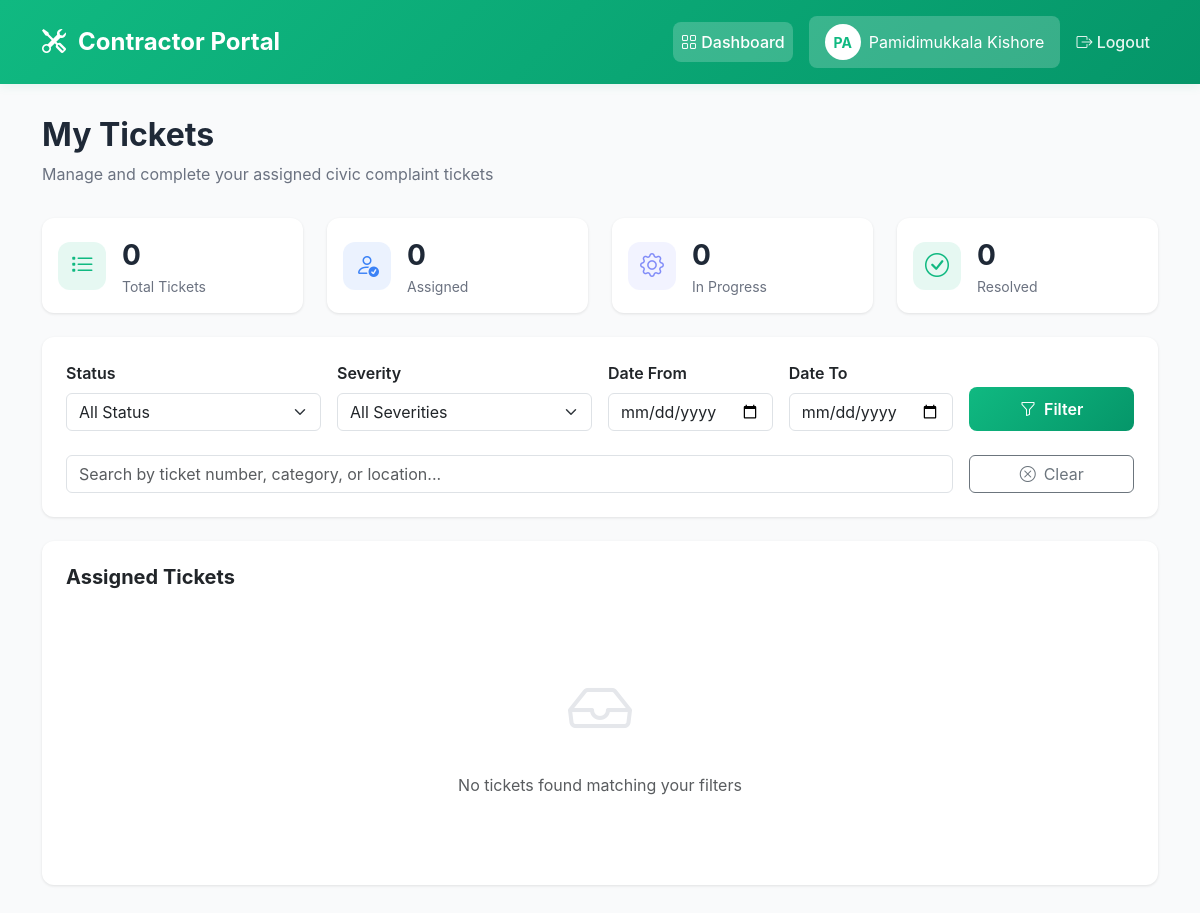
/contractor/dashboard/ (signed in), run on an earlier commit of the app's database.
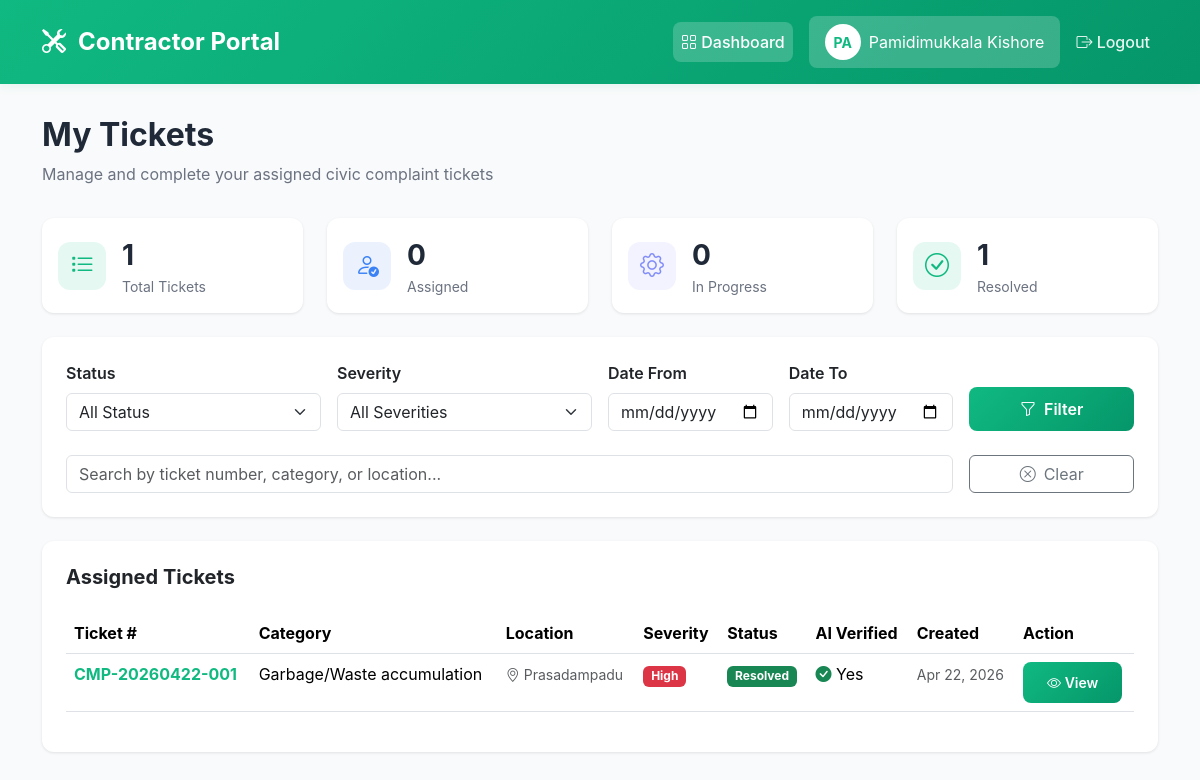
And on a later commit of the database.
### user_portal/models.py (models this page shows, shortened)
class Ticket(models.Model):
    STATUS_CHOICES = [
        ('SUBMITTED', 'Submitted'),
        ('ASSIGNED', 'Assigned'),
        ('IN_PROGRESS', 'In Progress'),
        ('RESOLVED', 'Resolved'),
    ]
    DEPARTMENT_CHOICES = [
        ('Sanitation Department', 'Sanitation Department'),
        ('Roads & Infrastructure', 'Roads & Infrastructure'),
        ('Water Supply Department', 'Water Supply Department'),
        ('Drainage Department', 'Drainage Department'),
    ]
    ticket_number = models.CharField(
        max_length=20,
        unique=True,
        db_index=True,
        help_text="Unique ticket number for tracking (CMP-20260110-001)"
    )
    civic_complaint = models.ForeignKey(
        CivicComplaint,
        on_delete=models.CASCADE,
        related_name='tickets',
        help_text="Parent complaint that generated this ticket"
    )
    severity = models.CharField(
        max_length=50,
        help_text="Issue severity level (e.g., Low, Medium, High, Critical)"
    )
    category = models.CharField(
        max_length=100,
        help_text="Issue category (e.g., Roads, Sanitation, Drainage)"
    )
    department = models.CharField(
        max_length=100,
        choices=DEPARTMENT_CHOICES,
        db_index=True,
        help_text="Responsible department (standardized from AI classification)"
    )
    suggested_tools = models.TextField(
        null=True,
        blank=True,
        help_text="Comma-separated list of recommended tools (e.g., 'Broom, Garbage bags, Shovel')"
    )
    safety_equipment = models.TextField(
        null=True,
        blank=True,
        help_text="Comma-separated list of required safety equipment (e.g., 'Gloves, Mask, Safety boots')"
    )
    status = models.CharField(
        max_length=20,
        choices=STATUS_CHOICES,
        default='SUBMITTED',
        db_index=True,
        help_text="Current processing status"
    )
    contractor = models.ForeignKey(
        'admin_portal.Contractor',
        on_delete=models.SET_NULL,
        null=True,
        blank=True,
        related_name='tickets',
        help_text="Assigned contractor (visible when status=ASSIGNED)"
    )
    ward = models.ForeignKey(
        'admin_portal.Ward',
        on_delete=models.SET_NULL,
        null=True,
        blank=True,
        related_name='tickets',
        help_text="Assigned ward (visible when status=IN_PROGRESS)"
    )
    user_rating = models.IntegerField(
        null=True,
        blank=True,
        validators=[MinValueValidator(1), MaxValueValidator(5)],
        help_text="Citizen rating of work quality (1-5 stars)"
    )
    ai_verified = models.BooleanField(
        default=False,
        db_index=True,
        help_text="True if AI has verified contractor's completion photo"
    )
    created_at = models.DateTimeField(
        auto_now_add=True,
        db_index=True,
        help_text="When ticket was created"
    )
    updated_at = models.DateTimeField(
        auto_now=True,
        help_text="Last status update timestamp"
    )
    resolved_at = models.DateTimeField(
        null=True,
        blank=True,
        db_index=True,
        help_text="When ticket was marked resolved"
    )
    class Meta:
        ordering = ['-created_at']
        indexes = [
            models.Index(fields=['status', 'created_at']),
            models.Index(fields=['department', 'status']),
        ]
        verbose_name = 'Ticket'
        verbose_name_plural = 'Tickets'

class CivicComplaint(models.Model):
    session_id = models.UUIDField(
        default=uuid.uuid4,
        editable=False,
        db_index=True,
        help_text="Browser session identifier for tracking unsaved submissions"
    )
    image = models.ImageField(
        upload_to=civic_complaint_image_path,
        validators=[validate_image_size],
        help_text="Photo of civic complaint (max 5MB)"
    )
    street = models.CharField(
        max_length=255,
        blank=True,
        help_text="Street address where complaint photo was taken"
    )
    area = models.CharField(
        max_length=255,
        help_text="Area/locality name (e.g., Satellite, Vastrapur)"
    )
    postal_code = models.CharField(
        max_length=10,
        blank=True,
        help_text="PIN code of the location"
    )
    latitude = models.DecimalField(
        max_digits=20,
        decimal_places=15,
        help_text="Latitude coordinate (GPS)"
    )
    longitude = models.DecimalField(
        max_digits=20,
        decimal_places=15,
        help_text="Longitude coordinate (GPS)"
    )
    is_submit = models.BooleanField(
        default=False,
        db_index=True,
        help_text="True if user has submitted complaint, False if only captured"
    )
    is_valid = models.BooleanField(
        null=True,
        blank=True,
        help_text="AI validation result: True=valid complaint, False=invalid, None=not yet validated"
    )
    created_at = models.DateTimeField(
        auto_now_add=True,
        db_index=True,
        help_text="When photo was captured"
    )
    updated_at = models.DateTimeField(
        auto_now=True,
        help_text="Last modification timestamp"
    )
    class Meta:
        ordering = ['-created_at']
        indexes = [
            models.Index(fields=['is_submit', 'created_at']),
            models.Index(fields=['session_id', 'is_submit']),
        ]
        verbose_name = 'Civic Complaint'
        verbose_name_plural = 'Civic Complaints'

### contractor_portal/views.py (the view, shortened to what this page needs)
# urls.py: path('dashboard/', views.dashboard, name='dashboard'),
@contractor_required
def dashboard(request):
    contractor = request.user.contractor_profile
    tickets = Ticket.objects.filter(contractor=contractor).select_related(
        'civic_complaint', 'ward', 'contractor'
    ).prefetch_related('completion')
    status_filter = request.GET.get('status', '')
    severity_filter = request.GET.get('severity', '')
    date_from = request.GET.get('date_from', '')
    date_to = request.GET.get('date_to', '')
    search_query = request.GET.get('search', '')
    if status_filter and status_filter != 'all':
        tickets = tickets.filter(status=status_filter.upper())
    if severity_filter:
        tickets = tickets.filter(severity=severity_filter)
    if date_from:
        try:
            date_from_obj = datetime.strptime(date_from, '%Y-%m-%d')
            tickets = tickets.filter(created_at__gte=date_from_obj)
        except ValueError:
            pass
    if search_query:
        tickets = tickets.filter(
            Q(ticket_number__icontains=search_query) |
            Q(category__icontains=search_query) |
            Q(civic_complaint__area__icontains=search_query)
        )
    total_tickets = tickets.count()
    assigned_count = tickets.filter(status='ASSIGNED').count()
    in_progress_count = tickets.filter(status='IN_PROGRESS').count()
    resolved_count = tickets.filter(status='RESOLVED').count()
    ai_verified_count = tickets.filter(ai_verified=True).count()
    severities = tickets.values_list('severity', flat=True).distinct()
    context = {
        'contractor': contractor,
        'tickets': tickets.order_by('-created_at'),
        'total_tickets': total_tickets,
        'assigned_count': assigned_count,
        'in_progress_count': in_progress_count,
        'resolved_count': resolved_count,
        'ai_verified_count': ai_verified_count,
        'severities': severities,
        'filters': {
            'status': status_filter,
            'severity': severity_filter,
            'date_from': date_from,
            'date_to': date_to,
            'search': search_query,
        }
    }
    return render(request, 'contractor_portal/dashboard.html', context)

### templates/contractor_portal/dashboard.html (shortened to what the changed rows need)
{% extends 'contractor_portal/base.html' %}
{% block content %}
<div class="page-header">
    <h1 class="page-title">My Tickets</h1>
</div>
<div class="row g-4 mb-4">
    <div class="col-md-3 col-sm-6">
        <div class="card-custom p-3">
            <div class="d-flex align-items-center">
                <div class="flex-grow-1 ms-3">
                    <div style="font-size: 1.75rem; font-weight: 700; color: #1F2937;">{{ total_tickets }}</div>
                    <div style="font-size: 0.875rem; color: #6B7280;">Total Tickets</div>
                </div>
            </div>
        </div>
    </div>
    <div class="col-md-3 col-sm-6">
        <div class="card-custom p-3">
            <div class="d-flex align-items-center">
                <div class="flex-grow-1 ms-3">
                    <div style="font-size: 1.75rem; font-weight: 700; color: #1F2937;">{{ resolved_count }}</div>
                    <div style="font-size: 0.875rem; color: #6B7280;">Resolved</div>
                </div>
            </div>
        </div>
    </div>
</div>
<div class="card-custom p-4">
    {% if tickets %}
    <div class="table-responsive">
        <table class="table table-hover">
            <thead>
                <tr>
                    <th>Ticket #</th>
                    <th>Category</th>
                    <th>Location</th>
                    <th>Severity</th>
                    <th>Status</th>
                    <th>AI Verified</th>
                    <th>Created</th>
                    <th>Action</th>
                </tr>
            </thead>
            <tbody>
                {% for ticket in tickets %}
                <tr>
                    <td>
                        <span class="fw-bold" style="color: #10B981;">{{ ticket.ticket_number }}</span>
                    </td>
                    <td>{{ ticket.category }}</td>
                    <td>
                        <small class="text-muted">
                            <i class="bi bi-geo-alt"></i>
                            {{ ticket.civic_complaint.area }}
                        </small>
                    </td>
                    <td>
                        {% if ticket.severity == 'High' or ticket.severity == 'Critical' %}
                        <span class="badge bg-danger">{{ ticket.severity }}</span>
                        {% elif ticket.severity == 'Medium' %}
                        <span class="badge bg-warning">{{ ticket.severity }}</span>
                        {% else %}
                        <span class="badge bg-info">{{ ticket.severity }}</span>
                        {% endif %}
                    </td>
                    <td>
                        {% if ticket.status == 'ASSIGNED' %}
                        <span class="badge bg-info">Assigned</span>
                        {% elif ticket.status == 'IN_PROGRESS' %}
                        <span class="badge bg-primary">In Progress</span>
                        {% elif ticket.status == 'RESOLVED' %}
                        <span class="badge bg-success">Resolved</span>
                        {% else %}
                        <span class="badge bg-secondary">{{ ticket.get_status_display }}</span>
                        {% endif %}
                    </td>
                    <td>
                        {% if ticket.ai_verified %}
                        <i class="bi bi-check-circle-fill text-success"></i> Yes
                        {% else %}
                        <i class="bi bi-x-circle text-muted"></i> No
                        {% endif %}
                    </td>
                    <td>
                        <small class="text-muted">{{ ticket.created_at|date:"M d, Y" }}</small>
                    </td>
                    <td>
                        <a href="{% url 'contractor_portal:ticket_detail' ticket.id %}" class="btn btn-sm btn-primary-custom">
                            <i class="bi bi-eye"></i> View
                        </a>
                    </td>
                </tr>
                {% endfor %}
            </tbody>
        </table>
    </div>
    {% else %}
    <div class="text-center py-5">
        <i class="bi bi-inbox" style="font-size: 4rem; color: #E5E7EB;"></i>
        <p class="text-muted mt-3">No tickets found matching your filters</p>
    </div>
    {% endif %}
</div>
{% endblock %}

What changed in the data, as far as the page shows it:
added Ticket: ticket_number "CMP-20260422-001", category "Garbage/Waste accumulation", civic_complaint.area "Prasadampadu", severity "High", status "Resolved", ai_verified True (drawn), created_at "Apr 22, 2026"
Also different on the page:
{{ total_tickets }}: "0" → "1"
{{ resolved_count }}: "0" → "1"
text no longer shown: "No tickets found matching your filters"
text now shown: "Ticket # Category Location Severity Status AI Verified Created Action"
